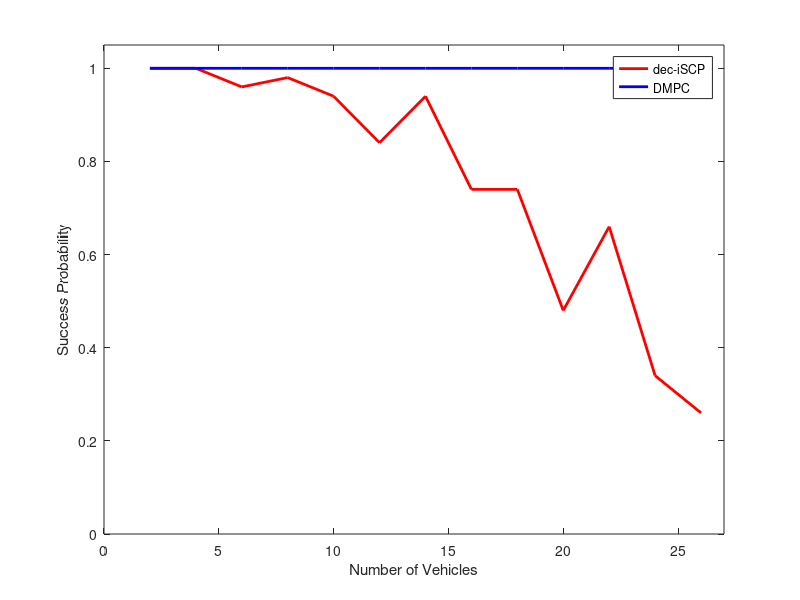

Write MATLAB code to recreate this figure. (Note: this script raises an error after producing the figure.)
clc
clear
close all
load('26_comp.mat')
% Post-Processing
% Probability of success plots
prob_dec = sum(success_dec,2)/trials;
prob_dmpc = sum(success_dmpc,2)/trials;
figure(1)
plot(N_vector,prob_dec','r','Linewidth',2);
box on;
hold on;
ylim([0,1.05])
xlim([0,27])
plot(N_vector,prob_dmpc,'b','Linewidth',2);
xlabel('Number of Vehicles');
ylabel('Success Probability');
legend('dec-iSCP','DMPC');

% Computation time
tmean_dec = nanmean(t_dec,2);
tstd_dec = nanstd(t_dec,1,2);
tmean_dmpc = nanmean(t_dmpc,2);
tstd_dmpc = nanstd(t_dmpc,1,2);
figure(2)
errorbar(N_vector,tmean_dec,tstd_dec,'r','Linewidth',2);
box on;
hold on;
xlim([0,27])
errorbar(N_vector,tmean_dmpc,tstd_dmpc,'b','Linewidth',2);
xlabel('Number of Vehicles');
ylabel('Average Computation Time [s]');
legend('dec-iSCP','DMPC');